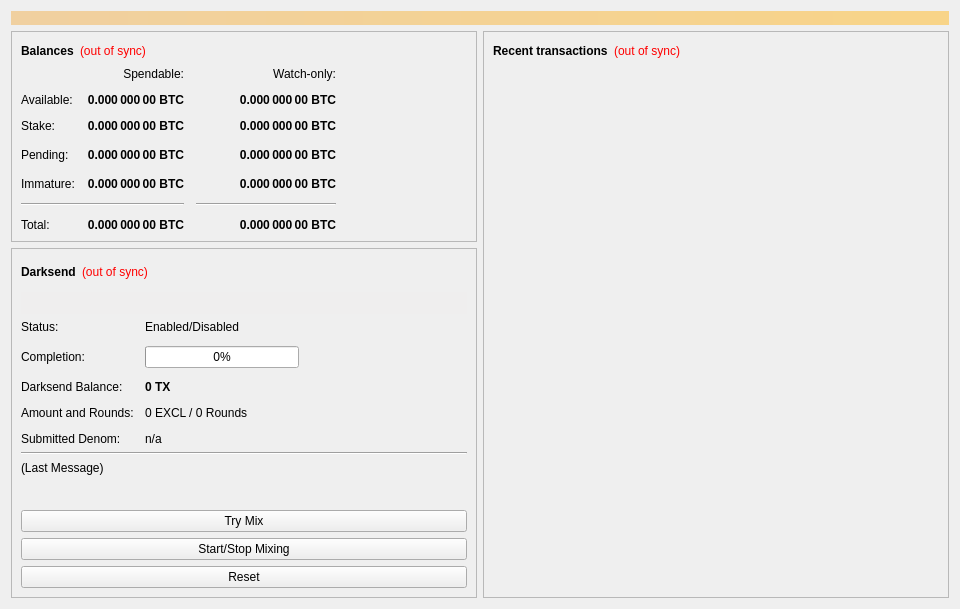
<?xml version="1.0" encoding="UTF-8"?>
<ui version="4.0">
 <class>OverviewPage</class>
 <widget class="QWidget" name="OverviewPage">
  <property name="geometry">
   <rect>
    <x>0</x>
    <y>0</y>
    <width>960</width>
    <height>594</height>
   </rect>
  </property>
  <property name="minimumSize">
   <size>
    <width>960</width>
    <height>0</height>
   </size>
  </property>
  <property name="windowTitle">
   <string>Form</string>
  </property>
  <layout class="QVBoxLayout" name="topLayout">
   <item>
    <widget class="QLabel" name="labelAlerts">
     <property name="visible">
      <bool>false</bool>
     </property>
     <property name="styleSheet">
      <string notr="true">background-color: qlineargradient(x1: 0, y1: 0, x2: 1, y2: 0, stop:0 #F0D0A0, stop:1 #F8D488); color:#000000;</string>
     </property>
     <property name="wordWrap">
      <bool>true</bool>
     </property>
     <property name="margin">
      <number>3</number>
     </property>
    </widget>
   </item>
   <item>
    <layout class="QHBoxLayout" name="horizontalLayout" stretch="1,1">
     <item>
      <layout class="QVBoxLayout" name="verticalLayout_2">
       <item>
        <widget class="QFrame" name="frame">
         <property name="frameShape">
          <enum>QFrame::StyledPanel</enum>
         </property>
         <property name="frameShadow">
          <enum>QFrame::Raised</enum>
         </property>
         <layout class="QVBoxLayout" name="verticalLayout_4">
          <item>
           <layout class="QHBoxLayout" name="horizontalLayout_4">
            <item>
             <widget class="QLabel" name="label_5">
              <property name="font">
               <font>
                <weight>75</weight>
                <bold>true</bold>
               </font>
              </property>
              <property name="text">
               <string>Balances</string>
              </property>
             </widget>
            </item>
            <item>
             <widget class="QLabel" name="labelWalletStatus">
              <property name="cursor">
               <cursorShape>WhatsThisCursor</cursorShape>
              </property>
              <property name="toolTip">
               <string>The displayed information may be out of date. Your wallet automatically synchronizes with the ExclusiveCoin network after a connection is established, but this process has not completed yet.</string>
              </property>
              <property name="styleSheet">
               <string notr="true">QLabel { color: red; }</string>
              </property>
              <property name="text">
               <string notr="true">(out of sync)</string>
              </property>
              <property name="alignment">
               <set>Qt::AlignLeading|Qt::AlignLeft|Qt::AlignVCenter</set>
              </property>
             </widget>
            </item>
            <item>
             <spacer name="horizontalSpacer_3">
              <property name="orientation">
               <enum>Qt::Horizontal</enum>
              </property>
              <property name="sizeHint" stdset="0">
               <size>
                <width>40</width>
                <height>20</height>
               </size>
              </property>
             </spacer>
            </item>
           </layout>
          </item>
          <item>
           <layout class="QGridLayout" name="gridLayout">
            <property name="spacing">
             <number>12</number>
            </property>
            <item row="3" column="2">
             <widget class="QLabel" name="labelWatchPending">
              <property name="font">
               <font>
                <weight>75</weight>
                <bold>true</bold>
               </font>
              </property>
              <property name="cursor">
               <cursorShape>IBeamCursor</cursorShape>
              </property>
              <property name="toolTip">
               <string>Unconfirmed transactions to watch-only addresses</string>
              </property>
              <property name="text">
               <string notr="true">0.000 000 00 BTC</string>
              </property>
              <property name="alignment">
               <set>Qt::AlignRight|Qt::AlignTrailing|Qt::AlignVCenter</set>
              </property>
              <property name="textInteractionFlags">
               <set>Qt::LinksAccessibleByMouse|Qt::TextSelectableByKeyboard|Qt::TextSelectableByMouse</set>
              </property>
             </widget>
            </item>
            <item row="3" column="1">
             <widget class="QLabel" name="labelUnconfirmed">
              <property name="font">
               <font>
                <weight>75</weight>
                <bold>true</bold>
               </font>
              </property>
              <property name="cursor">
               <cursorShape>IBeamCursor</cursorShape>
              </property>
              <property name="toolTip">
               <string>Total of transactions that have yet to be confirmed, and do not yet count toward the spendable balance</string>
              </property>
              <property name="text">
               <string notr="true">0.000 000 00 BTC</string>
              </property>
              <property name="alignment">
               <set>Qt::AlignRight|Qt::AlignTrailing|Qt::AlignVCenter</set>
              </property>
              <property name="textInteractionFlags">
               <set>Qt::LinksAccessibleByMouse|Qt::TextSelectableByKeyboard|Qt::TextSelectableByMouse</set>
              </property>
             </widget>
            </item>
            <item row="4" column="2">
             <widget class="QLabel" name="labelWatchImmature">
              <property name="font">
               <font>
                <weight>75</weight>
                <bold>true</bold>
               </font>
              </property>
              <property name="cursor">
               <cursorShape>IBeamCursor</cursorShape>
              </property>
              <property name="toolTip">
               <string>Mined balance in watch-only addresses that has not yet matured</string>
              </property>
              <property name="text">
               <string notr="true">0.000 000 00 BTC</string>
              </property>
              <property name="alignment">
               <set>Qt::AlignRight|Qt::AlignTrailing|Qt::AlignVCenter</set>
              </property>
              <property name="textInteractionFlags">
               <set>Qt::LinksAccessibleByMouse|Qt::TextSelectableByKeyboard|Qt::TextSelectableByMouse</set>
              </property>
             </widget>
            </item>
            <item row="5" column="0" colspan="2">
             <widget class="Line" name="lineSpendableBalance">
              <property name="orientation">
               <enum>Qt::Horizontal</enum>
              </property>
             </widget>
            </item>
            <item row="5" column="2">
             <widget class="Line" name="lineWatchBalance">
              <property name="sizePolicy">
               <sizepolicy hsizetype="Preferred" vsizetype="Fixed">
                <horstretch>0</horstretch>
                <verstretch>0</verstretch>
               </sizepolicy>
              </property>
              <property name="minimumSize">
               <size>
                <width>140</width>
                <height>0</height>
               </size>
              </property>
              <property name="orientation">
               <enum>Qt::Horizontal</enum>
              </property>
             </widget>
            </item>
            <item row="6" column="0">
             <widget class="QLabel" name="labelTotalText">
              <property name="text">
               <string>Total:</string>
              </property>
             </widget>
            </item>
            <item row="4" column="1">
             <widget class="QLabel" name="labelImmature">
              <property name="font">
               <font>
                <weight>75</weight>
                <bold>true</bold>
               </font>
              </property>
              <property name="cursor">
               <cursorShape>IBeamCursor</cursorShape>
              </property>
              <property name="toolTip">
               <string>Mined balance that has not yet matured</string>
              </property>
              <property name="text">
               <string notr="true">0.000 000 00 BTC</string>
              </property>
              <property name="alignment">
               <set>Qt::AlignRight|Qt::AlignTrailing|Qt::AlignVCenter</set>
              </property>
              <property name="textInteractionFlags">
               <set>Qt::LinksAccessibleByMouse|Qt::TextSelectableByKeyboard|Qt::TextSelectableByMouse</set>
              </property>
             </widget>
            </item>
            <item row="3" column="3">
             <spacer name="horizontalSpacer_2">
              <property name="orientation">
               <enum>Qt::Horizontal</enum>
              </property>
              <property name="sizeHint" stdset="0">
               <size>
                <width>40</width>
                <height>20</height>
               </size>
              </property>
             </spacer>
            </item>
            <item row="4" column="0">
             <widget class="QLabel" name="labelImmatureText">
              <property name="text">
               <string>Immature:</string>
              </property>
             </widget>
            </item>
            <item row="6" column="1">
             <widget class="QLabel" name="labelTotal">
              <property name="font">
               <font>
                <weight>75</weight>
                <bold>true</bold>
               </font>
              </property>
              <property name="cursor">
               <cursorShape>IBeamCursor</cursorShape>
              </property>
              <property name="toolTip">
               <string>Your current total balance</string>
              </property>
              <property name="text">
               <string notr="true">0.000 000 00 BTC</string>
              </property>
              <property name="alignment">
               <set>Qt::AlignRight|Qt::AlignTrailing|Qt::AlignVCenter</set>
              </property>
              <property name="textInteractionFlags">
               <set>Qt::LinksAccessibleByMouse|Qt::TextSelectableByKeyboard|Qt::TextSelectableByMouse</set>
              </property>
             </widget>
            </item>
            <item row="6" column="2">
             <widget class="QLabel" name="labelWatchTotal">
              <property name="font">
               <font>
                <weight>75</weight>
                <bold>true</bold>
               </font>
              </property>
              <property name="cursor">
               <cursorShape>IBeamCursor</cursorShape>
              </property>
              <property name="toolTip">
               <string>Current total balance in watch-only addresses</string>
              </property>
              <property name="text">
               <string notr="true">0.000 000 00 BTC</string>
              </property>
              <property name="alignment">
               <set>Qt::AlignRight|Qt::AlignTrailing|Qt::AlignVCenter</set>
              </property>
              <property name="textInteractionFlags">
               <set>Qt::LinksAccessibleByMouse|Qt::TextSelectableByKeyboard|Qt::TextSelectableByMouse</set>
              </property>
             </widget>
            </item>
            <item row="0" column="2">
             <widget class="QLabel" name="labelWatchonly">
              <property name="text">
               <string>Watch-only:</string>
              </property>
              <property name="alignment">
               <set>Qt::AlignRight|Qt::AlignTrailing|Qt::AlignVCenter</set>
              </property>
             </widget>
            </item>
            <item row="1" column="0">
             <widget class="QLabel" name="labelBalanceText">
              <property name="text">
               <string>Available:</string>
              </property>
             </widget>
            </item>
            <item row="1" column="1">
             <widget class="QLabel" name="labelBalance">
              <property name="font">
               <font>
                <weight>75</weight>
                <bold>true</bold>
               </font>
              </property>
              <property name="cursor">
               <cursorShape>IBeamCursor</cursorShape>
              </property>
              <property name="toolTip">
               <string>Your current spendable balance</string>
              </property>
              <property name="text">
               <string notr="true">0.000 000 00 BTC</string>
              </property>
              <property name="alignment">
               <set>Qt::AlignRight|Qt::AlignTrailing|Qt::AlignVCenter</set>
              </property>
              <property name="textInteractionFlags">
               <set>Qt::LinksAccessibleByMouse|Qt::TextSelectableByKeyboard|Qt::TextSelectableByMouse</set>
              </property>
             </widget>
            </item>
            <item row="2" column="0">
             <widget class="QLabel" name="label_10">
              <property name="text">
               <string>Stake:</string>
              </property>
             </widget>
            </item>
            <item row="2" column="1">
             <widget class="QLabel" name="labelStake">
              <property name="font">
               <font>
                <weight>75</weight>
                <bold>true</bold>
               </font>
              </property>
              <property name="cursor">
               <cursorShape>IBeamCursor</cursorShape>
              </property>
              <property name="toolTip">
               <string>Total of coins that was staked, and do not yet count toward the current balance</string>
              </property>
              <property name="text">
               <string notr="true">0.000 000 00 BTC</string>
              </property>
              <property name="alignment">
               <set>Qt::AlignRight|Qt::AlignTrailing|Qt::AlignVCenter</set>
              </property>
              <property name="textInteractionFlags">
               <set>Qt::LinksAccessibleByMouse|Qt::TextSelectableByKeyboard|Qt::TextSelectableByMouse</set>
              </property>
             </widget>
            </item>
            <item row="2" column="2">
             <widget class="QLabel" name="labelWatchStake">
              <property name="font">
               <font>
                <weight>75</weight>
                <bold>true</bold>
               </font>
              </property>
              <property name="cursor">
               <cursorShape>IBeamCursor</cursorShape>
              </property>
              <property name="toolTip">
               <string>Total of coins that was staked in watch-only addresses, and do not yet count toward the current watch-only balance</string>
              </property>
              <property name="text">
               <string notr="true">0.000 000 00 BTC</string>
              </property>
              <property name="alignment">
               <set>Qt::AlignRight|Qt::AlignTrailing|Qt::AlignVCenter</set>
              </property>
              <property name="textInteractionFlags">
               <set>Qt::LinksAccessibleByMouse|Qt::TextSelectableByKeyboard|Qt::TextSelectableByMouse</set>
              </property>
             </widget>
            </item>
            <item row="1" column="2">
             <widget class="QLabel" name="labelWatchAvailable">
              <property name="font">
               <font>
                <weight>75</weight>
                <bold>true</bold>
               </font>
              </property>
              <property name="cursor">
               <cursorShape>IBeamCursor</cursorShape>
              </property>
              <property name="toolTip">
               <string>Your current balance in watch-only addresses</string>
              </property>
              <property name="text">
               <string notr="true">0.000 000 00 BTC</string>
              </property>
              <property name="alignment">
               <set>Qt::AlignRight|Qt::AlignTrailing|Qt::AlignVCenter</set>
              </property>
              <property name="textInteractionFlags">
               <set>Qt::LinksAccessibleByMouse|Qt::TextSelectableByKeyboard|Qt::TextSelectableByMouse</set>
              </property>
             </widget>
            </item>
            <item row="3" column="0">
             <widget class="QLabel" name="labelPendingText">
              <property name="text">
               <string>Pending:</string>
              </property>
             </widget>
            </item>
            <item row="0" column="1">
             <widget class="QLabel" name="labelSpendable">
              <property name="text">
               <string>Spendable:</string>
              </property>
              <property name="alignment">
               <set>Qt::AlignRight|Qt::AlignTrailing|Qt::AlignVCenter</set>
              </property>
             </widget>
            </item>
           </layout>
          </item>
         </layout>
        </widget>
       </item>
       <item>
        <widget class="QFrame" name="frameDarksend">
         <property name="sizePolicy">
          <sizepolicy hsizetype="Expanding" vsizetype="Expanding">
           <horstretch>0</horstretch>
           <verstretch>0</verstretch>
          </sizepolicy>
         </property>
         <property name="minimumSize">
          <size>
           <width>0</width>
           <height>350</height>
          </size>
         </property>
         <property name="layoutDirection">
          <enum>Qt::LeftToRight</enum>
         </property>
         <property name="frameShape">
          <enum>QFrame::StyledPanel</enum>
         </property>
         <property name="frameShadow">
          <enum>QFrame::Raised</enum>
         </property>
         <layout class="QVBoxLayout" name="verticalLayout_5">
          <item>
           <layout class="QHBoxLayout" name="horizontalLayout_5">
            <item>
             <widget class="QLabel" name="label_2">
              <property name="font">
               <font>
                <weight>75</weight>
                <bold>true</bold>
               </font>
              </property>
              <property name="text">
               <string>Darksend</string>
              </property>
             </widget>
            </item>
            <item>
             <widget class="QLabel" name="labelDarksendSyncStatus">
              <property name="toolTip">
               <string>The displayed information may be out of date. Your wallet automatically synchronizes with the ExclusiveCoin network after a connection is established, but this process has not completed yet.</string>
              </property>
              <property name="styleSheet">
               <string notr="true">QLabel { color: red; }</string>
              </property>
              <property name="text">
               <string notr="true">(out of sync)</string>
              </property>
              <property name="alignment">
               <set>Qt::AlignLeading|Qt::AlignLeft|Qt::AlignVCenter</set>
              </property>
             </widget>
            </item>
            <item>
             <spacer name="horizontalSpacer_4">
              <property name="orientation">
               <enum>Qt::Horizontal</enum>
              </property>
              <property name="sizeHint" stdset="0">
               <size>
                <width>40</width>
                <height>20</height>
               </size>
              </property>
             </spacer>
            </item>
           </layout>
          </item>
          <item>
           <widget class="QPushButton" name="runAutoDenom">
            <property name="palette">
             <palette>
              <active>
               <colorrole role="WindowText">
                <brush brushstyle="SolidPattern">
                 <color alpha="255">
                  <red>0</red>
                  <green>0</green>
                  <blue>0</blue>
                 </color>
                </brush>
               </colorrole>
               <colorrole role="Button">
                <brush brushstyle="SolidPattern">
                 <color alpha="255">
                  <red>239</red>
                  <green>238</green>
                  <blue>238</blue>
                 </color>
                </brush>
               </colorrole>
               <colorrole role="Light">
                <brush brushstyle="SolidPattern">
                 <color alpha="255">
                  <red>255</red>
                  <green>255</green>
                  <blue>255</blue>
                 </color>
                </brush>
               </colorrole>
               <colorrole role="Midlight">
                <brush brushstyle="SolidPattern">
                 <color alpha="255">
                  <red>247</red>
                  <green>246</green>
                  <blue>246</blue>
                 </color>
                </brush>
               </colorrole>
               <colorrole role="Dark">
                <brush brushstyle="SolidPattern">
                 <color alpha="255">
                  <red>119</red>
                  <green>119</green>
                  <blue>119</blue>
                 </color>
                </brush>
               </colorrole>
               <colorrole role="Mid">
                <brush brushstyle="SolidPattern">
                 <color alpha="255">
                  <red>159</red>
                  <green>159</green>
                  <blue>159</blue>
                 </color>
                </brush>
               </colorrole>
               <colorrole role="Text">
                <brush brushstyle="SolidPattern">
                 <color alpha="255">
                  <red>0</red>
                  <green>0</green>
                  <blue>0</blue>
                 </color>
                </brush>
               </colorrole>
               <colorrole role="BrightText">
                <brush brushstyle="SolidPattern">
                 <color alpha="255">
                  <red>255</red>
                  <green>255</green>
                  <blue>255</blue>
                 </color>
                </brush>
               </colorrole>
               <colorrole role="ButtonText">
                <brush brushstyle="SolidPattern">
                 <color alpha="255">
                  <red>0</red>
                  <green>0</green>
                  <blue>0</blue>
                 </color>
                </brush>
               </colorrole>
               <colorrole role="Base">
                <brush brushstyle="SolidPattern">
                 <color alpha="255">
                  <red>255</red>
                  <green>255</green>
                  <blue>255</blue>
                 </color>
                </brush>
               </colorrole>
               <colorrole role="Window">
                <brush brushstyle="SolidPattern">
                 <color alpha="255">
                  <red>239</red>
                  <green>238</green>
                  <blue>238</blue>
                 </color>
                </brush>
               </colorrole>
               <colorrole role="Shadow">
                <brush brushstyle="SolidPattern">
                 <color alpha="255">
                  <red>0</red>
                  <green>0</green>
                  <blue>0</blue>
                 </color>
                </brush>
               </colorrole>
               <colorrole role="AlternateBase">
                <brush brushstyle="SolidPattern">
                 <color alpha="255">
                  <red>247</red>
                  <green>246</green>
                  <blue>246</blue>
                 </color>
                </brush>
               </colorrole>
               <colorrole role="ToolTipBase">
                <brush brushstyle="SolidPattern">
                 <color alpha="255">
                  <red>255</red>
                  <green>255</green>
                  <blue>220</blue>
                 </color>
                </brush>
               </colorrole>
               <colorrole role="ToolTipText">
                <brush brushstyle="SolidPattern">
                 <color alpha="255">
                  <red>0</red>
                  <green>0</green>
                  <blue>0</blue>
                 </color>
                </brush>
               </colorrole>
              </active>
              <inactive>
               <colorrole role="WindowText">
                <brush brushstyle="SolidPattern">
                 <color alpha="255">
                  <red>0</red>
                  <green>0</green>
                  <blue>0</blue>
                 </color>
                </brush>
               </colorrole>
               <colorrole role="Button">
                <brush brushstyle="SolidPattern">
                 <color alpha="255">
                  <red>239</red>
                  <green>238</green>
                  <blue>238</blue>
                 </color>
                </brush>
               </colorrole>
               <colorrole role="Light">
                <brush brushstyle="SolidPattern">
                 <color alpha="255">
                  <red>255</red>
                  <green>255</green>
                  <blue>255</blue>
                 </color>
                </brush>
               </colorrole>
               <colorrole role="Midlight">
                <brush brushstyle="SolidPattern">
                 <color alpha="255">
                  <red>247</red>
                  <green>246</green>
                  <blue>246</blue>
                 </color>
                </brush>
               </colorrole>
               <colorrole role="Dark">
                <brush brushstyle="SolidPattern">
                 <color alpha="255">
                  <red>119</red>
                  <green>119</green>
                  <blue>119</blue>
                 </color>
                </brush>
               </colorrole>
               <colorrole role="Mid">
                <brush brushstyle="SolidPattern">
                 <color alpha="255">
                  <red>159</red>
                  <green>159</green>
                  <blue>159</blue>
                 </color>
                </brush>
               </colorrole>
               <colorrole role="Text">
                <brush brushstyle="SolidPattern">
                 <color alpha="255">
                  <red>0</red>
                  <green>0</green>
                  <blue>0</blue>
                 </color>
                </brush>
               </colorrole>
               <colorrole role="BrightText">
                <brush brushstyle="SolidPattern">
                 <color alpha="255">
                  <red>255</red>
                  <green>255</green>
                  <blue>255</blue>
                 </color>
                </brush>
               </colorrole>
               <colorrole role="ButtonText">
                <brush brushstyle="SolidPattern">
                 <color alpha="255">
                  <red>0</red>
                  <green>0</green>
                  <blue>0</blue>
                 </color>
                </brush>
               </colorrole>
               <colorrole role="Base">
                <brush brushstyle="SolidPattern">
                 <color alpha="255">
                  <red>255</red>
                  <green>255</green>
                  <blue>255</blue>
                 </color>
                </brush>
               </colorrole>
               <colorrole role="Window">
                <brush brushstyle="SolidPattern">
                 <color alpha="255">
                  <red>239</red>
                  <green>238</green>
                  <blue>238</blue>
                 </color>
                </brush>
               </colorrole>
               <colorrole role="Shadow">
                <brush brushstyle="SolidPattern">
                 <color alpha="255">
                  <red>0</red>
                  <green>0</green>
                  <blue>0</blue>
                 </color>
                </brush>
               </colorrole>
               <colorrole role="AlternateBase">
                <brush brushstyle="SolidPattern">
                 <color alpha="255">
                  <red>247</red>
                  <green>246</green>
                  <blue>246</blue>
                 </color>
                </brush>
               </colorrole>
               <colorrole role="ToolTipBase">
                <brush brushstyle="SolidPattern">
                 <color alpha="255">
                  <red>255</red>
                  <green>255</green>
                  <blue>220</blue>
                 </color>
                </brush>
               </colorrole>
               <colorrole role="ToolTipText">
                <brush brushstyle="SolidPattern">
                 <color alpha="255">
                  <red>0</red>
                  <green>0</green>
                  <blue>0</blue>
                 </color>
                </brush>
               </colorrole>
              </inactive>
              <disabled>
               <colorrole role="WindowText">
                <brush brushstyle="SolidPattern">
                 <color alpha="255">
                  <red>119</red>
                  <green>119</green>
                  <blue>119</blue>
                 </color>
                </brush>
               </colorrole>
               <colorrole role="Button">
                <brush brushstyle="SolidPattern">
                 <color alpha="255">
                  <red>239</red>
                  <green>238</green>
                  <blue>238</blue>
                 </color>
                </brush>
               </colorrole>
               <colorrole role="Light">
                <brush brushstyle="SolidPattern">
                 <color alpha="255">
                  <red>255</red>
                  <green>255</green>
                  <blue>255</blue>
                 </color>
                </brush>
               </colorrole>
               <colorrole role="Midlight">
                <brush brushstyle="SolidPattern">
                 <color alpha="255">
                  <red>247</red>
                  <green>246</green>
                  <blue>246</blue>
                 </color>
                </brush>
               </colorrole>
               <colorrole role="Dark">
                <brush brushstyle="SolidPattern">
                 <color alpha="255">
                  <red>119</red>
                  <green>119</green>
                  <blue>119</blue>
                 </color>
                </brush>
               </colorrole>
               <colorrole role="Mid">
                <brush brushstyle="SolidPattern">
                 <color alpha="255">
                  <red>159</red>
                  <green>159</green>
                  <blue>159</blue>
                 </color>
                </brush>
               </colorrole>
               <colorrole role="Text">
                <brush brushstyle="SolidPattern">
                 <color alpha="255">
                  <red>119</red>
                  <green>119</green>
                  <blue>119</blue>
                 </color>
                </brush>
               </colorrole>
               <colorrole role="BrightText">
                <brush brushstyle="SolidPattern">
                 <color alpha="255">
                  <red>255</red>
                  <green>255</green>
                  <blue>255</blue>
                 </color>
                </brush>
               </colorrole>
               <colorrole role="ButtonText">
                <brush brushstyle="SolidPattern">
                 <color alpha="255">
                  <red>119</red>
                  <green>119</green>
                  <blue>119</blue>
                 </color>
                </brush>
               </colorrole>
               <colorrole role="Base">
                <brush brushstyle="SolidPattern">
                 <color alpha="255">
                  <red>239</red>
                  <green>238</green>
                  <blue>238</blue>
                 </color>
                </brush>
               </colorrole>
               <colorrole role="Window">
                <brush brushstyle="SolidPattern">
                 <color alpha="255">
                  <red>239</red>
                  <green>238</green>
                  <blue>238</blue>
                 </color>
                </brush>
               </colorrole>
               <colorrole role="Shadow">
                <brush brushstyle="SolidPattern">
                 <color alpha="255">
                  <red>0</red>
                  <green>0</green>
                  <blue>0</blue>
                 </color>
                </brush>
               </colorrole>
               <colorrole role="AlternateBase">
                <brush brushstyle="SolidPattern">
                 <color alpha="255">
                  <red>239</red>
                  <green>238</green>
                  <blue>238</blue>
                 </color>
                </brush>
               </colorrole>
               <colorrole role="ToolTipBase">
                <brush brushstyle="SolidPattern">
                 <color alpha="255">
                  <red>255</red>
                  <green>255</green>
                  <blue>220</blue>
                 </color>
                </brush>
               </colorrole>
               <colorrole role="ToolTipText">
                <brush brushstyle="SolidPattern">
                 <color alpha="255">
                  <red>0</red>
                  <green>0</green>
                  <blue>0</blue>
                 </color>
                </brush>
               </colorrole>
              </disabled>
             </palette>
            </property>
            <property name="focusPolicy">
             <enum>Qt::NoFocus</enum>
            </property>
            <property name="autoFillBackground">
             <bool>true</bool>
            </property>
            <property name="text">
             <string/>
            </property>
            <property name="flat">
             <bool>true</bool>
            </property>
           </widget>
          </item>
          <item>
           <layout class="QFormLayout" name="formLayout">
            <property name="fieldGrowthPolicy">
             <enum>QFormLayout::AllNonFixedFieldsGrow</enum>
            </property>
            <property name="horizontalSpacing">
             <number>11</number>
            </property>
            <property name="verticalSpacing">
             <number>12</number>
            </property>
            <item row="0" column="0">
             <widget class="QLabel" name="label_6">
              <property name="text">
               <string>Status:</string>
              </property>
             </widget>
            </item>
            <item row="1" column="0">
             <widget class="QLabel" name="label_7">
              <property name="text">
               <string>Completion:</string>
              </property>
             </widget>
            </item>
            <item row="1" column="1">
             <widget class="QProgressBar" name="darksendProgress">
              <property name="maximumSize">
               <size>
                <width>154</width>
                <height>16777215</height>
               </size>
              </property>
              <property name="value">
               <number>0</number>
              </property>
             </widget>
            </item>
            <item row="3" column="0">
             <widget class="QLabel" name="labelAnonymizedText">
              <property name="text">
               <string>Darksend Balance:</string>
              </property>
             </widget>
            </item>
            <item row="3" column="1">
             <widget class="QLabel" name="labelAnonymized">
              <property name="font">
               <font>
                <weight>75</weight>
                <bold>true</bold>
               </font>
              </property>
              <property name="text">
               <string notr="true">0 TX</string>
              </property>
             </widget>
            </item>
            <item row="4" column="0">
             <widget class="QLabel" name="label_8">
              <property name="text">
               <string>Amount and Rounds:</string>
              </property>
             </widget>
            </item>
            <item row="4" column="1">
             <widget class="QLabel" name="labelAmountRounds">
              <property name="text">
               <string>0 EXCL / 0 Rounds</string>
              </property>
             </widget>
            </item>
            <item row="5" column="0">
             <widget class="QLabel" name="label_9">
              <property name="text">
               <string>Submitted Denom:</string>
              </property>
             </widget>
            </item>
            <item row="5" column="1">
             <widget class="QLabel" name="labelSubmittedDenom">
              <property name="toolTip">
               <string>The denominations you submitted to the Masternode.&lt;br&gt;To mix, other users must submit the exact same denominations.</string>
              </property>
              <property name="text">
               <string>n/a</string>
              </property>
             </widget>
            </item>
            <item row="0" column="1">
             <widget class="QLabel" name="darksendEnabled">
              <property name="text">
               <string>Enabled/Disabled</string>
              </property>
             </widget>
            </item>
           </layout>
          </item>
          <item>
           <widget class="Line" name="lineLastMessage">
            <property name="orientation">
             <enum>Qt::Horizontal</enum>
            </property>
           </widget>
          </item>
          <item>
           <widget class="QLabel" name="darksendStatus">
            <property name="minimumSize">
             <size>
              <width>288</width>
              <height>43</height>
             </size>
            </property>
            <property name="text">
             <string>(Last Message)</string>
            </property>
            <property name="alignment">
             <set>Qt::AlignLeading|Qt::AlignLeft|Qt::AlignTop</set>
            </property>
            <property name="wordWrap">
             <bool>true</bool>
            </property>
           </widget>
          </item>
          <item>
           <widget class="QPushButton" name="darksendAuto">
            <property name="sizePolicy">
             <sizepolicy hsizetype="MinimumExpanding" vsizetype="Fixed">
              <horstretch>0</horstretch>
              <verstretch>0</verstretch>
             </sizepolicy>
            </property>
            <property name="toolTip">
             <string>Try to manually submit a Darksend request.</string>
            </property>
            <property name="text">
             <string>Try Mix</string>
            </property>
           </widget>
          </item>
          <item>
           <widget class="QPushButton" name="toggleDarksend">
            <property name="sizePolicy">
             <sizepolicy hsizetype="MinimumExpanding" vsizetype="Fixed">
              <horstretch>0</horstretch>
              <verstretch>0</verstretch>
             </sizepolicy>
            </property>
            <property name="text">
             <string>Start/Stop Mixing</string>
            </property>
           </widget>
          </item>
          <item>
           <widget class="QPushButton" name="darksendReset">
            <property name="sizePolicy">
             <sizepolicy hsizetype="MinimumExpanding" vsizetype="Fixed">
              <horstretch>0</horstretch>
              <verstretch>0</verstretch>
             </sizepolicy>
            </property>
            <property name="toolTip">
             <string>Reset the current status of Darksend (can interrupt Darksend if it's in the process of Mixing, which can cost you money!)</string>
            </property>
            <property name="autoFillBackground">
             <bool>false</bool>
            </property>
            <property name="text">
             <string>Reset</string>
            </property>
           </widget>
          </item>
         </layout>
        </widget>
       </item>
       <item>
        <spacer name="verticalSpacer">
         <property name="orientation">
          <enum>Qt::Vertical</enum>
         </property>
         <property name="sizeHint" stdset="0">
          <size>
           <width>20</width>
           <height>40</height>
          </size>
         </property>
        </spacer>
       </item>
      </layout>
     </item>
     <item>
      <layout class="QVBoxLayout" name="verticalLayout_3">
       <item>
        <widget class="QFrame" name="frame_2">
         <property name="frameShape">
          <enum>QFrame::StyledPanel</enum>
         </property>
         <property name="frameShadow">
          <enum>QFrame::Raised</enum>
         </property>
         <layout class="QVBoxLayout" name="verticalLayout">
          <item>
           <layout class="QHBoxLayout" name="horizontalLayout_2">
            <item>
             <widget class="QLabel" name="label_4">
              <property name="font">
               <font>
                <weight>75</weight>
                <bold>true</bold>
               </font>
              </property>
              <property name="text">
               <string>Recent transactions</string>
              </property>
             </widget>
            </item>
            <item>
             <widget class="QLabel" name="labelTransactionsStatus">
              <property name="cursor">
               <cursorShape>WhatsThisCursor</cursorShape>
              </property>
              <property name="toolTip">
               <string>The displayed information may be out of date. Your wallet automatically synchronizes with the ExclusiveCoin network after a connection is established, but this process has not completed yet.</string>
              </property>
              <property name="styleSheet">
               <string notr="true">QLabel { color: red; }</string>
              </property>
              <property name="text">
               <string notr="true">(out of sync)</string>
              </property>
              <property name="alignment">
               <set>Qt::AlignRight|Qt::AlignTrailing|Qt::AlignVCenter</set>
              </property>
             </widget>
            </item>
            <item>
             <spacer name="horizontalSpacer">
              <property name="orientation">
               <enum>Qt::Horizontal</enum>
              </property>
              <property name="sizeHint" stdset="0">
               <size>
                <width>40</width>
                <height>20</height>
               </size>
              </property>
             </spacer>
            </item>
           </layout>
          </item>
          <item>
           <widget class="QListView" name="listTransactions">
            <property name="styleSheet">
             <string notr="true">QListView { background: transparent; }</string>
            </property>
            <property name="frameShape">
             <enum>QFrame::NoFrame</enum>
            </property>
            <property name="verticalScrollBarPolicy">
             <enum>Qt::ScrollBarAlwaysOff</enum>
            </property>
            <property name="horizontalScrollBarPolicy">
             <enum>Qt::ScrollBarAlwaysOff</enum>
            </property>
            <property name="selectionMode">
             <enum>QAbstractItemView::NoSelection</enum>
            </property>
           </widget>
          </item>
         </layout>
        </widget>
       </item>
      </layout>
     </item>
    </layout>
   </item>
  </layout>
 </widget>
 <resources/>
 <connections/>
</ui>
